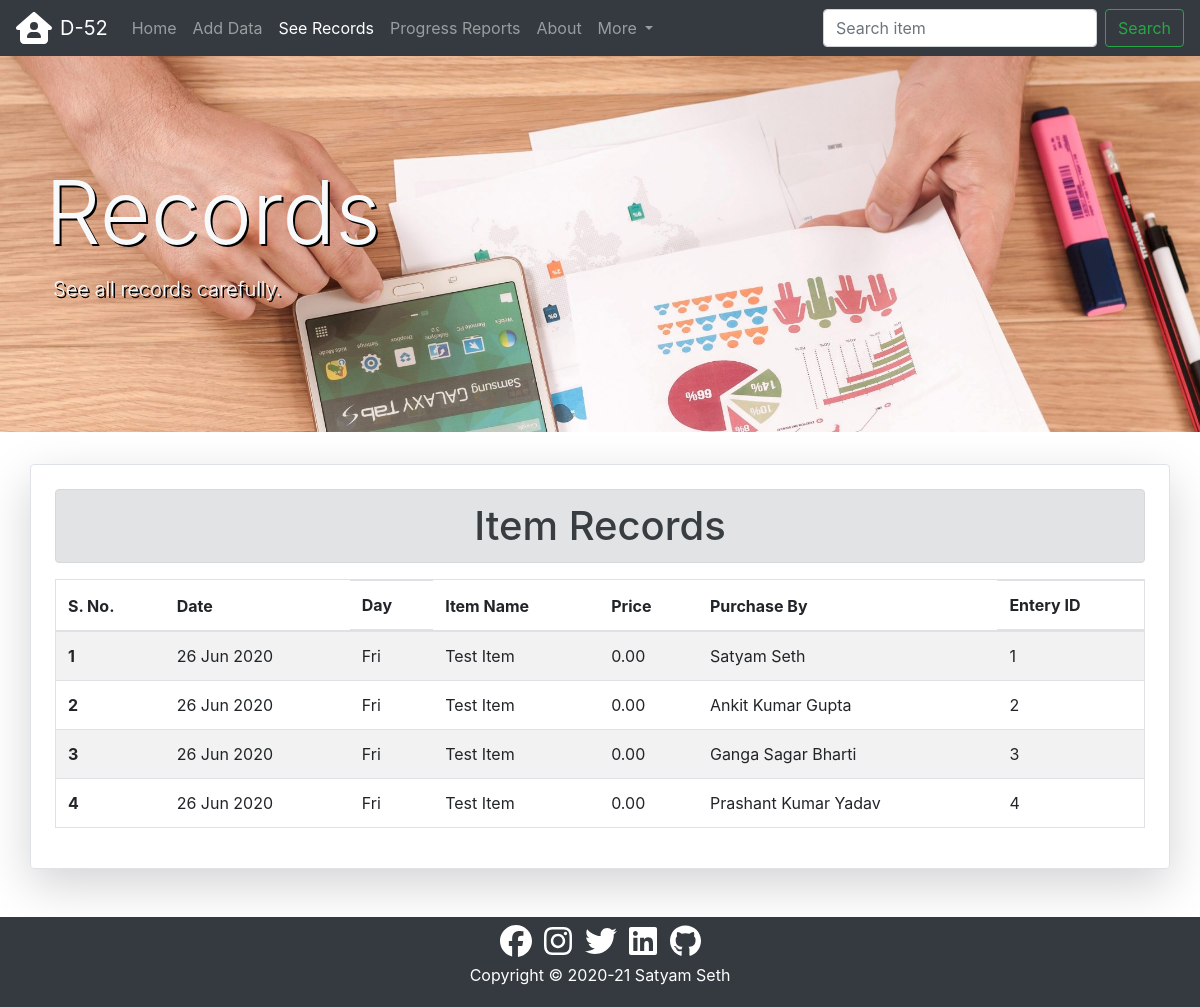
/data/records/, run on the app's committed database.
### data/models.py (models this page shows, shortened)
class Record(models.Model):
    date=models.DateField()
    datetime=models.DateTimeField()
    name=models.CharField(max_length=20)
    item=models.CharField(max_length=50)
    price=models.DecimalField(decimal_places=2,max_digits=5000)

### data/views.py (the view)
# urls.py: path('records/',views.records,name='records'),
def records(request):
    records=Record.objects.all().order_by('date')
    waters=Water.objects.all().order_by('date')
    context={
        'records_active':'active',
        'records_disabled':'disabled',
        'records':records,
        'waters':waters}
    return render(request,'data/records.html',context)

### data/templates/data/records.html (shortened to what this page needs)
{% extends 'core/base.html' %}
{% load static %}
{% block css %}
<link rel="stylesheet" href="{% static 'data/css/style.css' %}">
{% endblock %}
{% block content %}
<div class="jumbotron jumbotron-fluid records mt-5">
  <div class="container py-5 text-light">
    <div>
      <h1 class="display-2">Records</h1>
    </div>
    <div class="lead pl-2">
      <p>See all records carefully.</p>
    </div>
  </div>
</div>
<div class="container shadow-lg p-4 mb-5 rounded border">
  <h1 class="text-center alert alert-secondary">Item Records</h1>
  {% if records %}
  <div class="table-responsive">
    <table class="table table-hover table-striped border">
      <thead>
        <tr>
          <th scope="col">S. No.</th>
          <th scope="col">Date</th>
          <th scope="col" class="d-none d-sm-block">Day</th>
          <th scope="col">Item Name</th>
          <th scope="col">Price</th>
          <th scope="col">Purchase By</th>
          <th scope="col" class="d-none d-sm-block">Entery ID</th>
        </tr>
      </thead>
      <tbody>
        {% for record in records %}
        <tr>
          <th scope="row">{{forloop.counter}}</th>
          <td>{{record.date|date:"d M Y"}}</td>
          <td class="d-none d-sm-block">{{record.date|date:"D"}}</td>
          <td>{{record.item|capfirst}}</td>
          <td>{{record.price}}</td>
          <td>{{record.name}}</td>
          <td class="d-none d-sm-block">{{record.id}}</td>
        </tr>
        {% endfor %}
      </tbody>
    </table>
  </div>
  {% else %}
  <h4 class="text-center alert alert-warning">No Records Found</h4>
  {% endif %}
</div>
{% endblock content %}

### data/static/data/css/style.css (style rules this page uses)
.records { background-image: url("../images/records.jpg"); background-color: dimgrey; background-size: cover; height: 100%; text-shadow: 2px 2px black; }

### data on the page
Record: date "26 Jun 2020", date "Fri", item "Test Item", price "0.00", name "Satyam Seth", id "1"
Record: date "26 Jun 2020", date "Fri", item "Test Item", price "0.00", name "Ankit Kumar Gupta", id "2"
Record: date "26 Jun 2020", date "Fri", item "Test Item", price "0.00", name "Ganga Sagar Bharti", id "3"
Record: date "26 Jun 2020", date "Fri", item "Test Item", price "0.00", name "Prashant Kumar Yadav", id "4"
